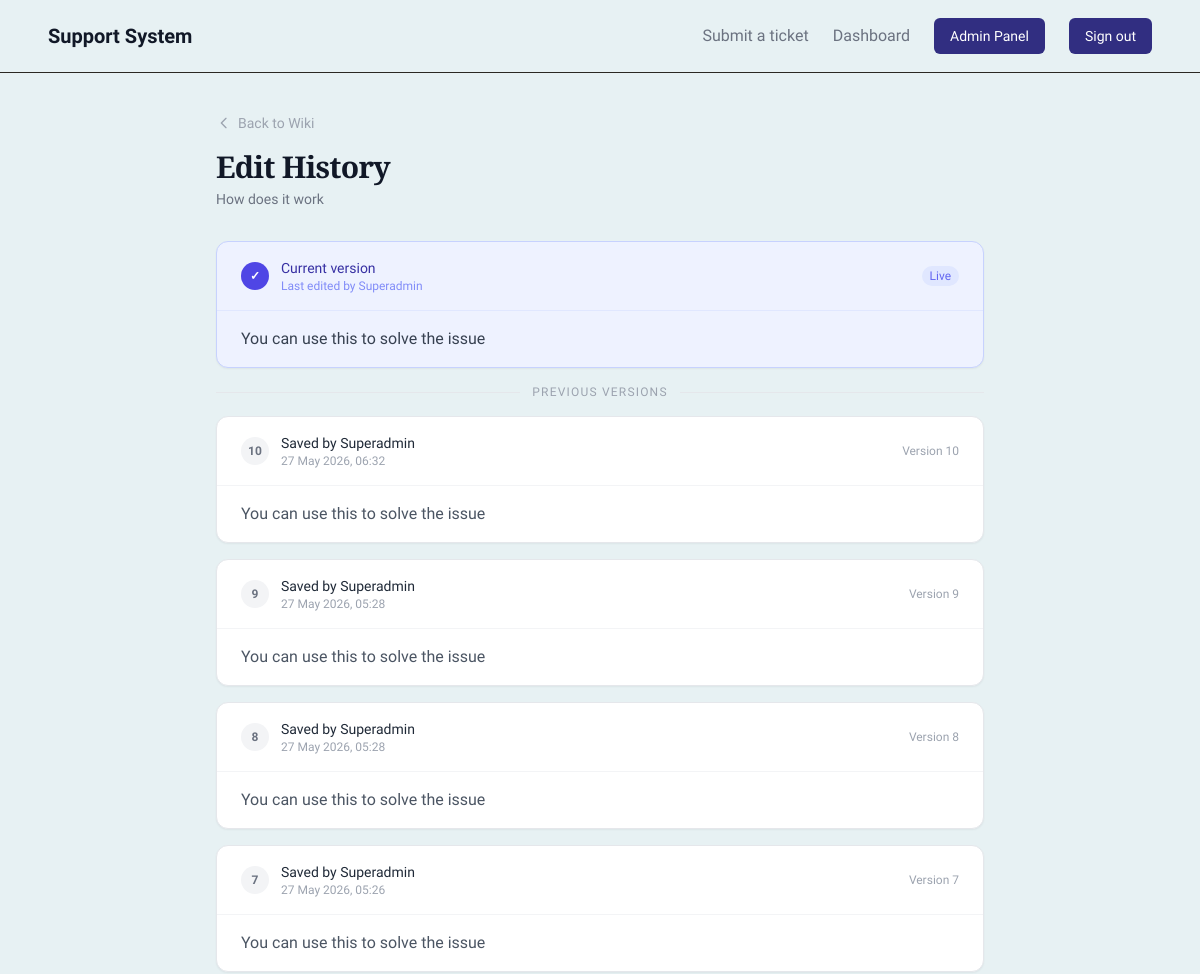
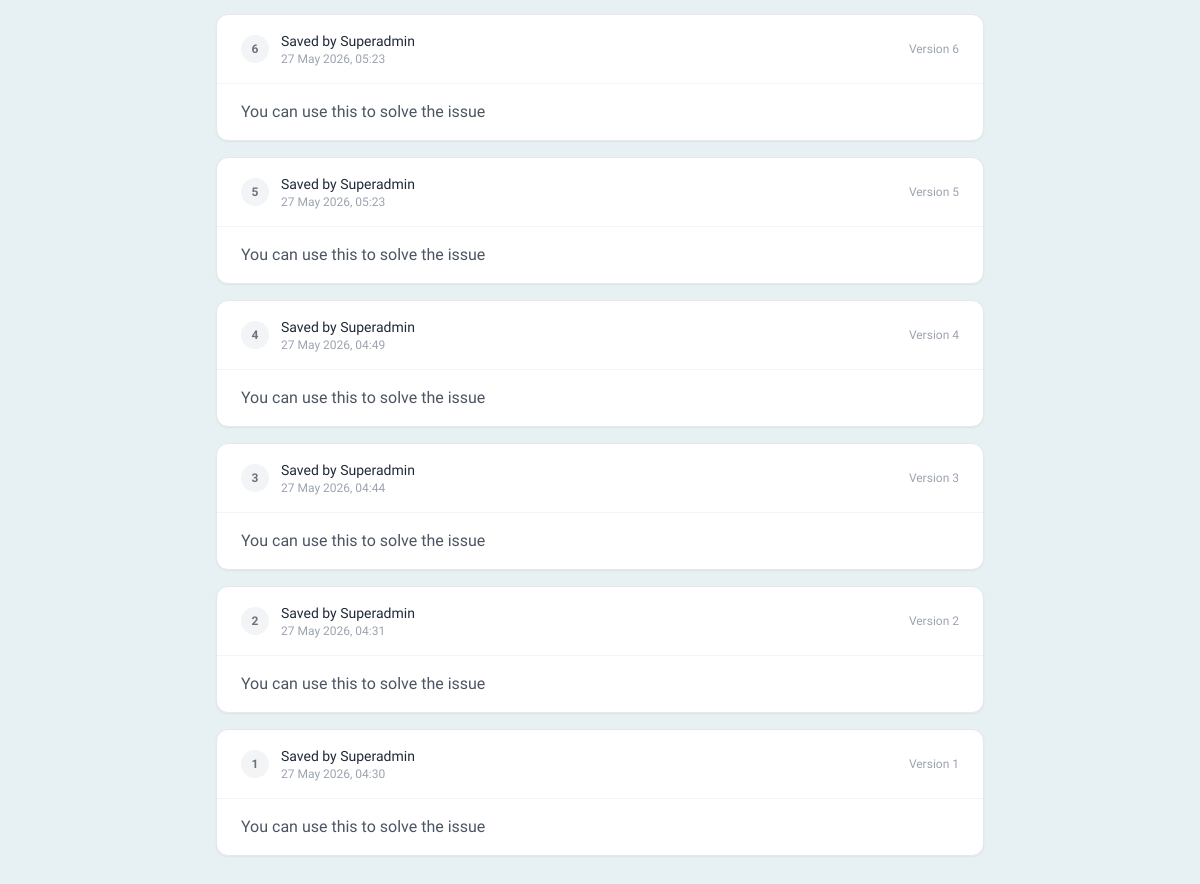
/wiki/1/history (signed in), run on the app's committed database (2 pictures, top to bottom).
### models/wiki.py (models this page shows)
class WikiPage(db.Model):
    __tablename__ = 'wiki_pages'
    id = db.Column(db.Integer, primary_key=True)
    title = db.Column(db.String(200), nullable=False)
    slug = db.Column(db.String(200), unique=True, nullable=False)
    body = db.Column(db.Text, nullable=False)
    parent_id = db.Column(db.Integer, db.ForeignKey('wiki_pages.id'), nullable=True)
    created_by = db.Column(db.Integer, db.ForeignKey('users.id'), nullable=False)
    updated_by = db.Column(db.Integer, db.ForeignKey('users.id'), nullable=True)
    created_at = db.Column(db.DateTime, default=datetime.utcnow)
    updated_at = db.Column(db.DateTime, default=datetime.utcnow, onupdate=datetime.utcnow)
    is_published = db.Column(db.Boolean, default=False)
    children = db.relationship('WikiPage', backref=db.backref('parent', remote_side=[id]), lazy=True)
    history = db.relationship('WikiPageHistory', backref='page', lazy=True)

class WikiPageHistory(db.Model):
    __tablename__ = 'wiki_page_history'
    id = db.Column(db.Integer, primary_key=True)
    page_id = db.Column(db.Integer, db.ForeignKey('wiki_pages.id'), nullable=False)
    body_snapshot = db.Column(db.Text, nullable=False)
    edited_by = db.Column(db.Integer, db.ForeignKey('users.id'), nullable=False)
    edited_at = db.Column(db.DateTime, default=datetime.utcnow)

### models/user.py (models this page shows)
class User(db.Model, UserMixin):
    __tablename__ = 'users'
    id = db.Column(db.Integer, primary_key=True)
    name = db.Column(db.String(100), nullable=False)
    username = db.Column(db.String(80), unique=True, nullable=False)
    email = db.Column(db.String(120), unique=True, nullable=False)
    password_hash = db.Column(db.String(200), nullable=False)
    is_superadmin = db.Column(db.Boolean, default=False)
    created_at = db.Column(db.DateTime, default=datetime.utcnow)
    is_active = db.Column(db.Boolean, default=True, nullable=False)

### routes/wiki.py (the view)
@wiki_bp.route('/<int:page_id>/history')
@login_required
@require_permission('Wiki', 'can_view')
def history(page_id):
    page      = get_page_or_404(page_id)
    snapshots = get_page_history(page_id)
    editors   = {u.id: u for u in User.query.all()}
    return render_template('wiki/history.html',
                           page=page, snapshots=snapshots, editors=editors)

### app.py (called while the page is built)
@app.after_request
def add_no_cache(response):
    response.headers['Cache-Control'] = 'no-cache, no-store, must-revalidate'
    response.headers['Pragma'] = 'no-cache'
    response.headers['Expires'] = '0'
    return response

### routes/wiki.py (called while the page is built)
def _wiki_perm():
    if current_user.is_superadmin:
        class _All:
            can_view = can_create = can_edit = can_delete = True
        return _All()
    return UserPermission.query.filter_by(
        user_id=current_user.id, module='Wiki'
    ).first()

@wiki_bp.context_processor
def wiki_permissions():
    if not current_user.is_authenticated:
        return dict(wiki_perm=None)
    return dict(wiki_perm=_wiki_perm())

### services/wiki_service.py (called while the page is built)
def get_page_or_404(page_id):
    return WikiPage.query.get_or_404(page_id)

def get_page_history(page_id):
    return (
        WikiPageHistory.query
        .filter_by(page_id=page_id)
        .order_by(WikiPageHistory.edited_at.desc())
        .all()
    )

### templates/wiki/history.html (shortened to what this page needs)
{% extends "base.html" %}
{% block content %}
<div class="min-h-screen py-10 px-4 sm:px-6 lg:px-8">
  <div class="max-w-3xl mx-auto">
    <div class="mb-8">
      <a href="{{ url_for('wiki.index') }}"
         class="inline-flex items-center gap-1.5 text-sm text-gray-400 hover:text-gray-700 transition mb-4">
        <svg class="w-4 h-4" fill="none" stroke="currentColor" viewBox="0 0 24 24">
          <path stroke-linecap="round" stroke-linejoin="round" stroke-width="2" d="M15 19l-7-7 7-7"/>
        </svg>
        Back to Wiki
      </a>
      <h1 class="text-3xl font-bold font-serif text-gray-900 tracking-tight">Edit History</h1>
      <p class="mt-1 text-sm text-gray-500">{{ page.title }}</p>
    </div>
    {% if snapshots %}
      <div class="mb-4 bg-indigo-50 border border-indigo-200 rounded-xl shadow-sm overflow-hidden">
        <div class="px-6 py-4 flex items-center justify-between border-b border-indigo-100">
          <div class="flex items-center gap-3">
            <span class="w-7 h-7 rounded-full bg-indigo-600 text-white text-xs font-semibold flex items-center justify-center">
              ✓
            </span>
            <div>
              <p class="text-sm font-medium text-indigo-800">Current version</p>
              <p class="text-xs text-indigo-400">
                Last edited
                {% if page.updated_by and page.updated_by in editors %}
                  by {{ editors[page.updated_by].name }}
                {% endif %}
              </p>
            </div>
          </div>
          <span class="text-xs font-medium text-indigo-500 bg-indigo-100 px-2 py-0.5 rounded-full">Live</span>
        </div>
        <div class="px-6 py-4 prose prose-sm max-w-none text-gray-700 max-h-48 overflow-y-auto">
          {{ page.body | safe }}
        </div>
      </div>
      <div class="flex items-center gap-3 mb-4">
        <div class="flex-1 h-px bg-gray-200"></div>
        <span class="text-xs text-gray-400 uppercase tracking-widest">Previous versions</span>
        <div class="flex-1 h-px bg-gray-200"></div>
      </div>
      <div class="space-y-4">
        {% for snap in snapshots %}
          <div class="bg-white border border-gray-200 rounded-xl shadow-sm overflow-hidden">
            <div class="px-6 py-4 flex items-center justify-between border-b border-gray-100">
              <div class="flex items-center gap-3">
                <span class="w-7 h-7 rounded-full bg-gray-100 text-gray-500 text-xs font-semibold flex items-center justify-center">
                  {{ snapshots | length - loop.index0 }}
                </span>
                <div>
                  <p class="text-sm font-medium text-gray-800">
                    {% if snap.edited_by and snap.edited_by in editors %}
                      Saved by {{ editors[snap.edited_by].name }}
                    {% else %}
                      Unknown editor
                    {% endif %}
                  </p>
                  <p class="text-xs text-gray-400">{{ snap.edited_at.strftime('%d %b %Y, %H:%M') }}</p>
                </div>
              </div>
              <span class="text-xs text-gray-400">
                Version {{ snapshots | length - loop.index0 }}
              </span>
            </div>
            <div class="px-6 py-4">
              <div id="snap-body-{{ snap.id }}"
                   class="prose prose-sm max-w-none text-gray-600 max-h-40 overflow-y-auto">
                {{ snap.body_snapshot | safe }}
              </div>
            </div>
          </div>
        {% endfor %}
      </div>
    {% endif %}
  </div>
</div>
{% endblock %}

### templates/base.html (style rules this page uses)
body { background: #e7f1f3; }

### data on the page
WikiPage: title "How does it work", updated_by.name "Superadmin", body "You can use this to solve the issue"
WikiPageHistory: index0 "10", edited_by.name "Superadmin", edited_at "27 May 2026, 06:32", body_snapshot "You can use this to solve the issue"
WikiPageHistory: index0 "9", edited_by.name "Superadmin", edited_at "27 May 2026, 05:28", body_snapshot "You can use this to solve the issue"
WikiPageHistory: index0 "8", edited_by.name "Superadmin", edited_at "27 May 2026, 05:28", body_snapshot "You can use this to solve the issue"
WikiPageHistory: index0 "7", edited_by.name "Superadmin", edited_at "27 May 2026, 05:26", body_snapshot "You can use this to solve the issue"
WikiPageHistory: index0 "6", edited_by.name "Superadmin", edited_at "27 May 2026, 05:23", body_snapshot "You can use this to solve the issue"
WikiPageHistory: index0 "5", edited_by.name "Superadmin", edited_at "27 May 2026, 05:23", body_snapshot "You can use this to solve the issue"
WikiPageHistory: index0 "4", edited_by.name "Superadmin", edited_at "27 May 2026, 04:49", body_snapshot "You can use this to solve the issue"
WikiPageHistory: index0 "3", edited_by.name "Superadmin", edited_at "27 May 2026, 04:44", body_snapshot "You can use this to solve the issue"
WikiPageHistory: index0 "2", edited_by.name "Superadmin", edited_at "27 May 2026, 04:31", body_snapshot "You can use this to solve the issue"
WikiPageHistory: index0 "1", edited_by.name "Superadmin", edited_at "27 May 2026, 04:30", body_snapshot "You can use this to solve the issue"
